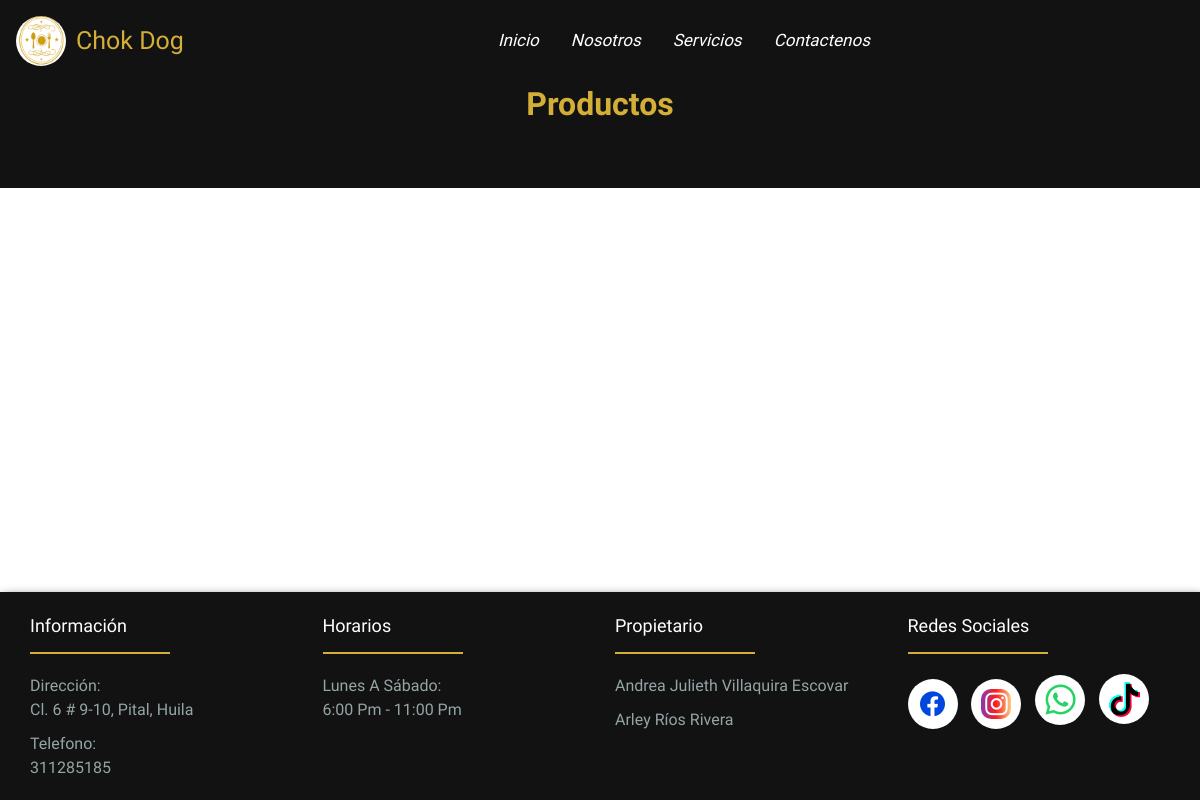
Before: /productos/ with the older database file.
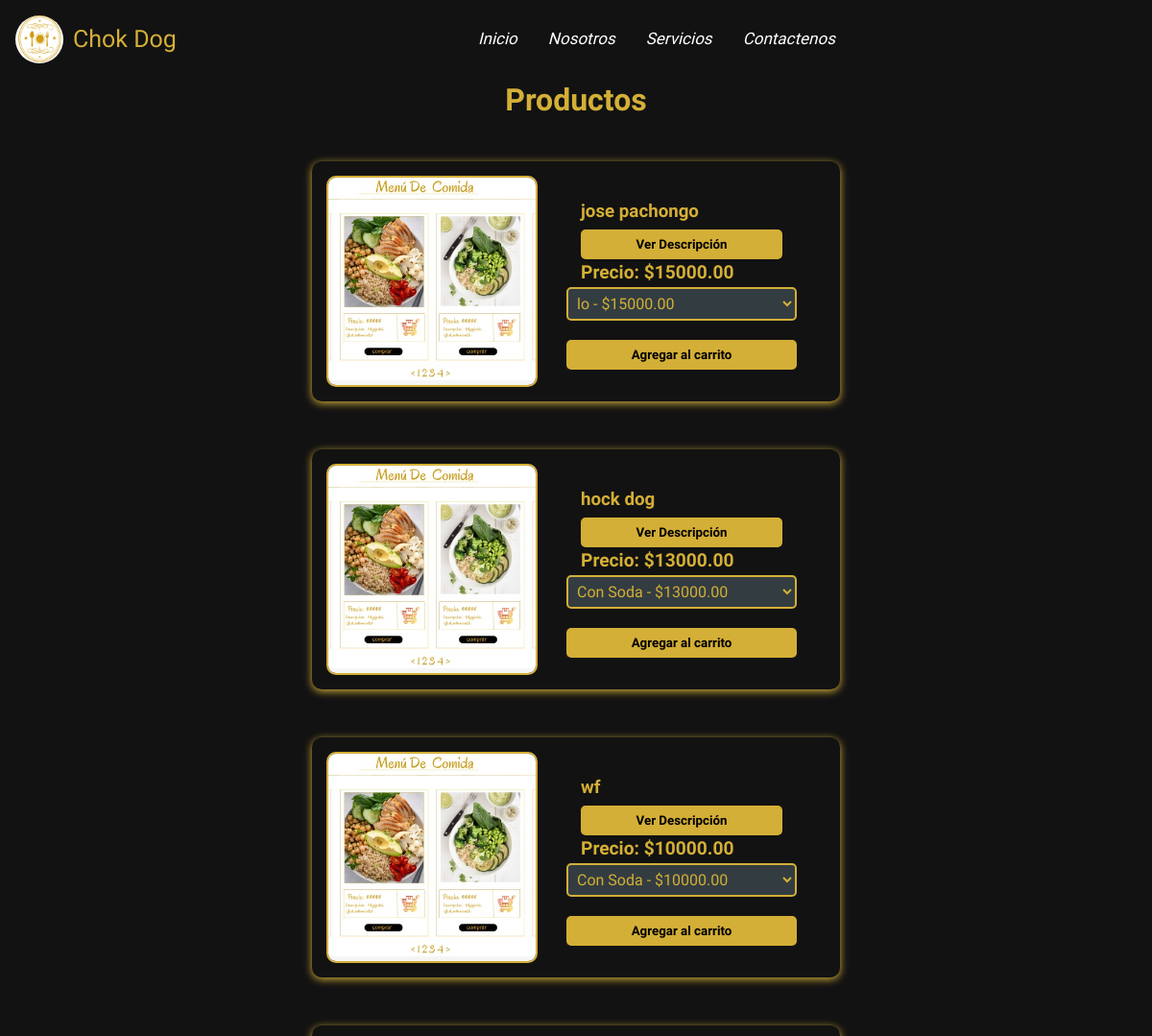
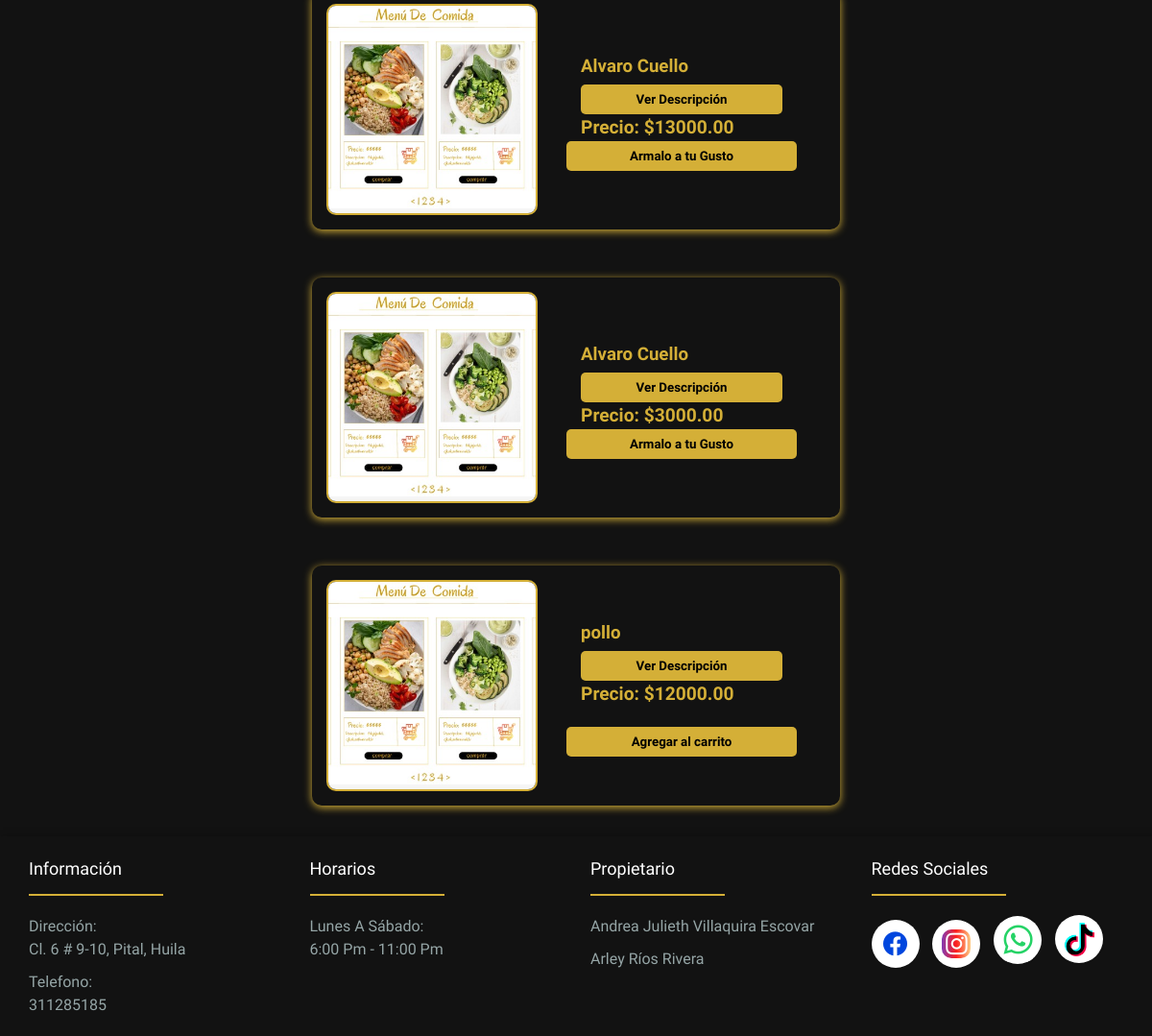
After: the same page with the newer database file (2 pictures, top to bottom).
### comida/models.py (models this page shows, shortened)
class Producto(models.Model):
    TIPOS_PRODUCTO = [
        ('personalizable', 'Personalizable'),
        ('sabores', 'Con Sabores'),
        ('simple', 'Simple'),
        ('bebida', 'Bebida'),
    ]
    imagen = models.ImageField(upload_to='productos')
    nombre = models.CharField(max_length=200)
    descripcion = models.TextField()
    imagen_descripcion = models.ImageField(upload_to='productos/', blank=True, null=True)
    precio = models.DecimalField(max_digits=10, decimal_places=2)
    fecha_creacion = models.DateField(auto_now_add=True)
    tipo = models.CharField(max_length=20, choices=TIPOS_PRODUCTO)
    ingredientes = models.ManyToManyField(Ingrediente, related_name="productos", blank=True)
    sabores = models.ManyToManyField(Sabor, blank=True)

### comida/views.py (the view)
# urls.py: path("productos/", lista_productos, name="productos"),
def lista_productos(request):
    productos = Producto.objects.all()  # Obtener productos
    return render(request, "productos.html", {"productos": productos})

### comida/templates/productos.html (shortened to what this page needs)
{% extends 'base.html' %}
{% load static %}
{% block content %}
<link rel="stylesheet" href="{% static 'productos.css' %}">
<div class="prod">
    <h1>Productos</h1>
    <div class="conten">
        <div class="menu-con">
            {% for product in productos %}
                <div class="food-item">
                    <img src="{{ product.imagen.url }}" alt="{{ product.nombre }}">
                    <div class="desc">
                        <div class="details">
                            <h3>{{ product.nombre }}</h3>
                            <button class="btn-descripcion" onclick="openModal('descripcion{{ product.id }}')">Ver Descripción</button><br>
                            <span class="price">Precio: ${{ product.precio }}</span>
                        </div>
                        {% if product.tipo == "personalizable" %}
                        <button class="btn-per" onclick="openModal('modal{{ product.id }}')">Armalo a tu Gusto</button>
                        {% elif product.tipo == "sabores" %}
                            <select class="opcion-sabor" data-id="{{ product.id }}">
                                {% for sabor in product.sabores.all %}
                                    <option value="{{ sabor.nombre }}">{{ sabor.nombre }} - ${{ product.precio }}</option>
                                {% endfor %}
                            </select>
                            <button class="agregar-carrito"
                                data-id="{{ product.id }}"
                                data-nombre="{{ product.nombre }}"
                                data-precio="{{ product.precio }}">
                                Agregar al carrito
                            </button>
                        {% elif product.tipo == "simple" %}
                        <button class="agregar-carrito"
                            data-id="{{ product.id }}"
                            data-nombre="{{ product.nombre }}"
                            data-precio="{{ product.precio }}">
                            Agregar al carrito
                        </button>
                        {% elif product.tipo == "bebida" %}
                            <select class="opcion-bebida" data-id="{{ product.id }}">
                                <option value="soda" data-extra="0">Con Soda - ${{ product.precio }}</option>
                            </select>
                            <button class="agregar-carrito-bebida"
                                data-id="{{ product.id }}"
                                data-nombre="{{ product.nombre }}"
                                data-precio="{{ product.precio }}">
                                Agregar al carrito
                            </button>
                        {% endif %}
                    </div>
                </div>
            {% endfor %}
        </div>
    </div>
</div>
{% endblock %}

Changed rows visible on the page:
added Producto: imagen (picture), nombre "jose pachongo", precio "15000.00"
added Producto: imagen (picture), nombre "hock dog", precio "13000.00", id "Con Soda - $13000.00"
added Producto: imagen (picture), nombre "wf", precio "10000.00", id "Con Soda - $10000.00"
added Producto: imagen (picture), nombre "Alvaro Cuello", precio "13000.00"
added Producto: imagen (picture), nombre "Alvaro Cuello", precio "3000.00"
added Producto: imagen (picture), nombre "pollo", precio "12000.00"
